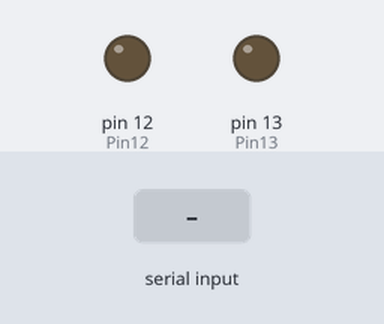
The sketch below on a simulated Arduino Uno, built with avr-gcc and run on an emulated ATmega328P. Parts: output pins drawn as LEDs (lit = HIGH). The test bench sets the inputs (shaded band).

Above: at 1.2 s.
1.3 s: "a" received over Serial
At 2.2 s:
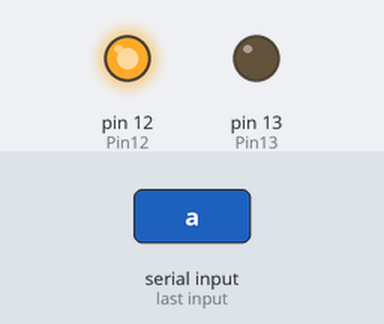
2.8 s: "c" received over Serial
At 3.4 s:
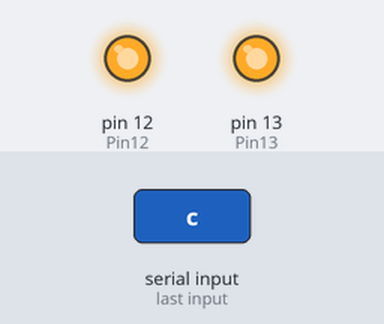
4.3 s: "b" received over Serial
At 5.5 s:
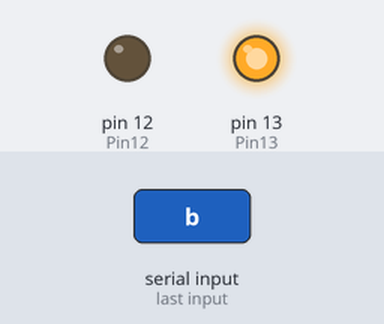
5.8 s: "d" received over Serial
At 6.8 s:
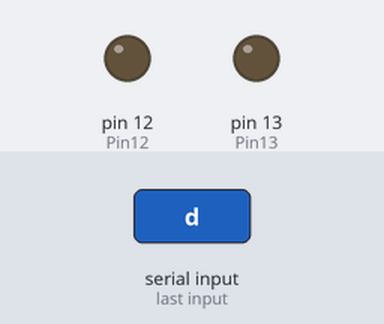
Timing chart, 0 to 8.3 s (numbered marks = the images above; inputs shaded):
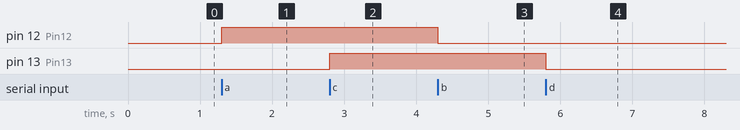

Measured:
- after the input at 1.3 s, pin 12 (Pin12): LOW → HIGH at once
- after the input at 2.8 s, pin 13 (Pin13): LOW → HIGH at once
- after the input at 4.3 s, pin 12 (Pin12): HIGH → LOW at once
- after the input at 5.8 s, pin 13 (Pin13): HIGH → LOW at once

The sketch:

aplicaci_n_env_a_caracteres_simples._Arduino_encendido-apaga.ino
```cpp
#define Pin12  12
#define Pin13  13
char caracter;

void setup() {
  Serial.begin(9600);
  pinMode(Pin12, OUTPUT);
  pinMode(Pin13, OUTPUT);
}

void loop() {
  if(Serial.available()) {
  caracter = Serial.read();

    if(caracter == 'a'){ digitalWrite(Pin12, HIGH);}
    if(caracter == 'b'){ digitalWrite(Pin12, LOW);}
    if(caracter == 'c'){ digitalWrite(Pin13, HIGH);}
    if(caracter == 'd'){ digitalWrite(Pin13, LOW);}
  }

}
```
